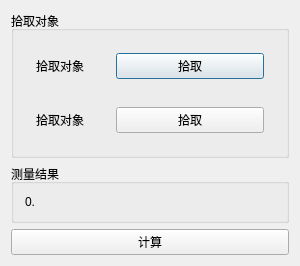
<?xml version="1.0" encoding="UTF-8"?>
<ui version="4.0">
 <class>DlgMeasurementClass</class>
 <widget class="QDialog" name="DlgMeasurementClass">
  <property name="geometry">
   <rect>
    <x>0</x>
    <y>0</y>
    <width>300</width>
    <height>243</height>
   </rect>
  </property>
  <property name="windowTitle">
   <string>距离测量</string>
  </property>
  <layout class="QVBoxLayout" name="verticalLayout_2" stretch="2,1,0">
   <item>
    <widget class="QGroupBox" name="groupBox">
     <property name="title">
      <string>拾取对象</string>
     </property>
     <layout class="QVBoxLayout" name="verticalLayout">
      <item>
       <widget class="QWidget" name="widget" native="true">
        <layout class="QHBoxLayout" name="horizontalLayout" stretch="1,2">
         <item>
          <widget class="QLabel" name="label">
           <property name="text">
            <string>拾取对象</string>
           </property>
          </widget>
         </item>
         <item>
          <widget class="QPushButton" name="pushButton">
           <property name="text">
            <string>拾取</string>
           </property>
           <property name="checkable">
            <bool>true</bool>
           </property>
           <attribute name="buttonGroup">
            <string notr="true">buttonGroup</string>
           </attribute>
          </widget>
         </item>
        </layout>
       </widget>
      </item>
      <item>
       <widget class="QWidget" name="widget_2" native="true">
        <layout class="QHBoxLayout" name="horizontalLayout_2" stretch="1,2">
         <item>
          <widget class="QLabel" name="label_2">
           <property name="text">
            <string>拾取对象</string>
           </property>
          </widget>
         </item>
         <item>
          <widget class="QPushButton" name="pushButton_2">
           <property name="text">
            <string>拾取</string>
           </property>
           <property name="checkable">
            <bool>true</bool>
           </property>
           <attribute name="buttonGroup">
            <string notr="true">buttonGroup</string>
           </attribute>
          </widget>
         </item>
        </layout>
       </widget>
      </item>
     </layout>
    </widget>
   </item>
   <item>
    <widget class="QGroupBox" name="groupBox_2">
     <property name="title">
      <string>测量结果</string>
     </property>
     <layout class="QGridLayout" name="gridLayout">
      <item row="0" column="0">
       <widget class="QLabel" name="label_3">
        <property name="text">
         <string>0.</string>
        </property>
       </widget>
      </item>
     </layout>
    </widget>
   </item>
   <item>
    <widget class="QPushButton" name="pushButton_3">
     <property name="text">
      <string>计算</string>
     </property>
    </widget>
   </item>
  </layout>
 </widget>
 <layoutdefault spacing="6" margin="11"/>
 <resources/>
 <connections/>
 <buttongroups>
  <buttongroup name="buttonGroup"/>
 </buttongroups>
</ui>
